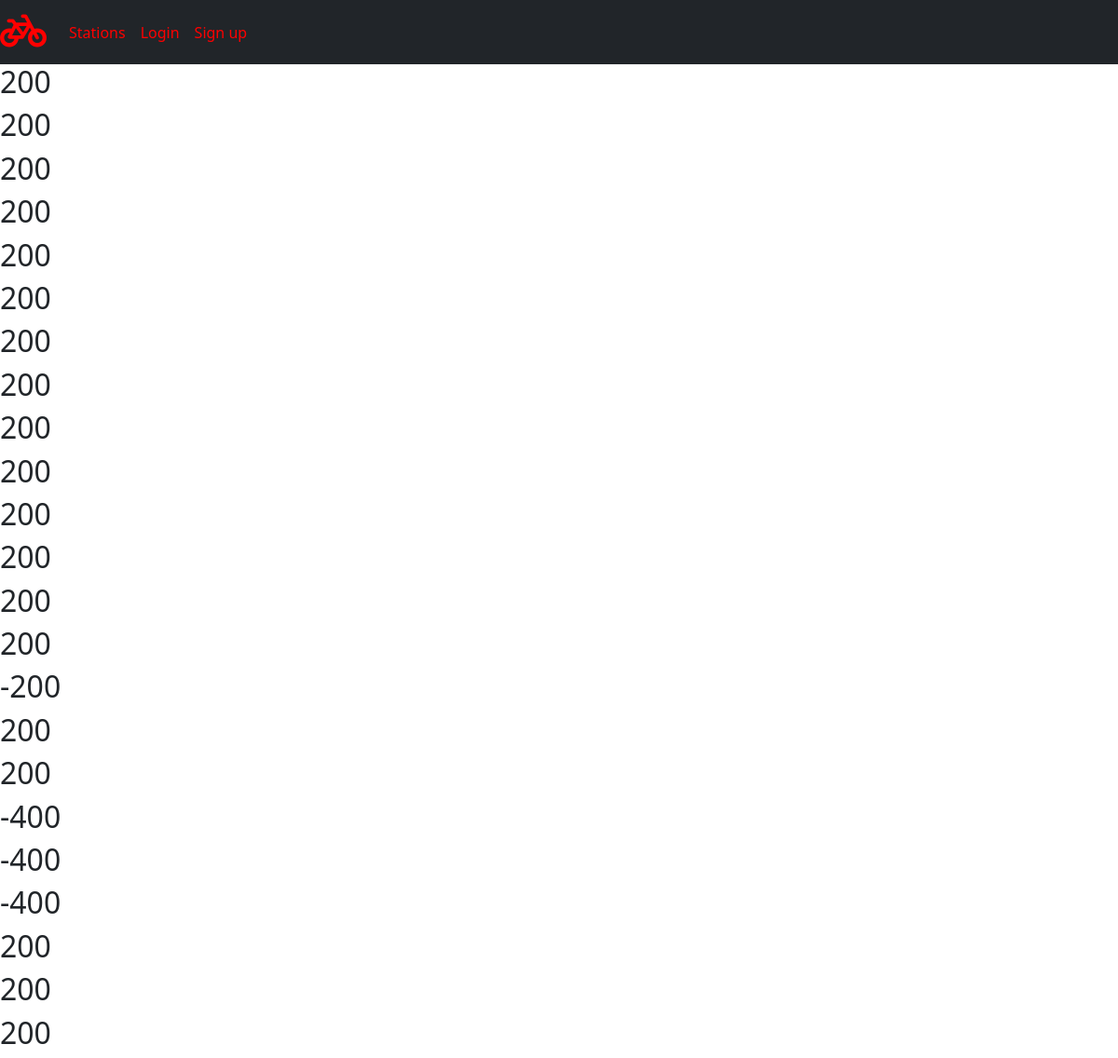
The page /checkout/4/ on the database as committed earlier.
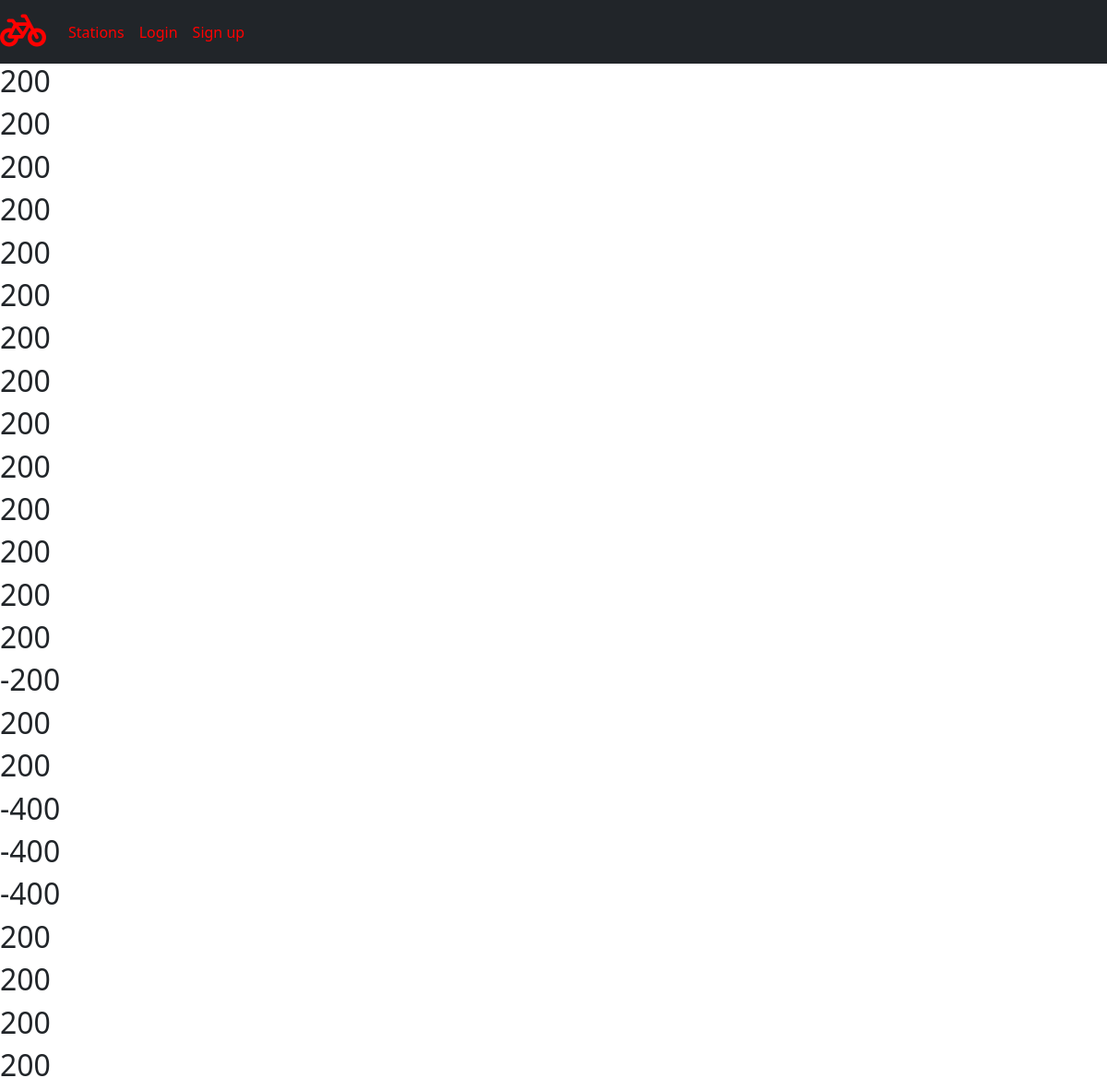
The same page on the database as committed later.
### app/models.py (models this page shows)
class Booking(models.Model):
    duration=models.IntegerField()
    start_time=models.DateTimeField(auto_now_add= True)
    user=models.ForeignKey(User, on_delete=models.CASCADE)
    bike_id=models.ForeignKey(Bike, on_delete=models.CASCADE, default=1 )
    @property
    def total_cost(self):
        return self.duration * 200

### app/views.py (the view)
# urls.py: path('checkout/<int:id>/',checkout, name='checkout'),
def checkout(request,id):
    bikez= Booking.objects.filter(user=id)
    context={
        "bikez":bikez,
    }
    return render(request,'checkout.html',context)

### app/templates/checkout.html
{% extends "base.html" %}
{%block content%}
{%for bike in bikez%}
<h2>{{bike.total_cost}}</h2>
{%endfor%}
{%endblock%}

Rows that differ between the two databases and show on the page:
added Booking: total_cost "200"
